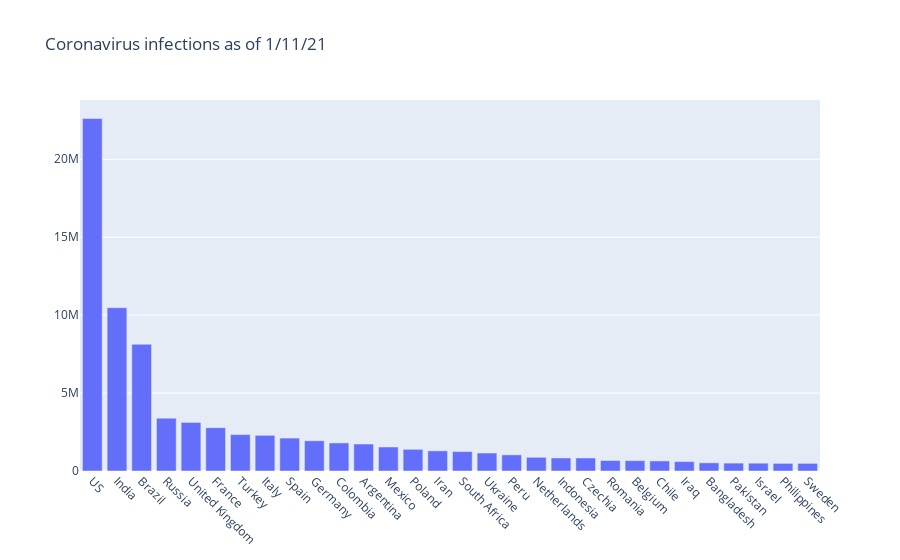

This figure's notebook cell:
### Code cell
# Bar Chart

df_cases_sorted = df_cases.sort_values(df_cases.columns[-1], ascending = False)
countries = df_cases_sorted['Country/Region'].tolist()

fig = go.Figure(data = [go.Bar(x = countries[:30], y = df_cases_sorted.iloc[:30, -1].values)])
fig.update_layout(title_text = 'Coronavirus infections as of ' + df_cases.columns[-1])
fig.update_xaxes(tickangle = 45)
fig.show()

### Figure 1 — Plotly figure (JSON) as saved in the notebook; plotly's stock layout.template omitted (floating-point values rounded to 4 significant figures)
{"data": [{"type": "bar", "x": ["US", "India", "Brazil", "Russia", "United Kingdom", "France", "Turkey", "Italy", "Spain", "Germany", "Colombia", "Argentina", "Mexico", "Poland", "Iran", "South Africa", "Ukraine", "Peru", "Netherlands", "Indonesia", "Czechia", "Romania", "Belgium", "Chile", "Iraq", "Bangladesh", "Pakistan", "Israel", "Philippines", "Sweden"], "y": [22613784, 10479179, 8131612, 3389733, 3118518, 2781503, 2336476, 2289021, 2111782, 1941116, 1801903, 1730921, 1541633, 1390385, 1292614, 1246643, 1154850, 1035184, 878263, 836718, 835454, 673271, 665223, 645892, 603739, 523302, 506701, 501073, 489736, 489471]}], "layout": {"title": {"text": "Coronavirus infections as of 1/11/21"}, "xaxis": {"tickangle": 45}}}
